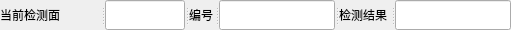
   <widget class="QSplitter" name="splitter_12">
    <property name="geometry">
     <rect>
      <x>810</x>
      <y>10</y>
      <width>511</width>
      <height>31</height>
     </rect>
    </property>
    <property name="orientation">
     <enum>Qt::Horizontal</enum>
    </property>
    <widget class="QSplitter" name="splitter_15">
     <property name="orientation">
      <enum>Qt::Horizontal</enum>
     </property>
     <widget class="QLabel" name="label_2">
      <property name="text">
       <string>当前检测面</string>
      </property>
     </widget>
     <widget class="QLineEdit" name="lineEdit_detec_board">
      <property name="sizePolicy">
       <sizepolicy hsizetype="Fixed" vsizetype="Fixed">
        <horstretch>0</horstretch>
        <verstretch>0</verstretch>
       </sizepolicy>
      </property>
      <property name="maximumSize">
       <size>
        <width>80</width>
        <height>30</height>
       </size>
      </property>
     </widget>
    </widget>
    <widget class="QSplitter" name="splitter_16">
     <property name="orientation">
      <enum>Qt::Horizontal</enum>
     </property>
     <widget class="QLabel" name="label_3">
      <property name="text">
       <string>编号</string>
      </property>
     </widget>
     <widget class="QLineEdit" name="lineEdit_num"/>
    </widget>
    <widget class="QSplitter" name="splitter_17">
     <property name="orientation">
      <enum>Qt::Horizontal</enum>
     </property>
     <widget class="QLabel" name="label_4">
      <property name="text">
       <string>检测结果</string>
      </property>
     </widget>
     <widget class="QLineEdit" name="lineEdit_res"/>
    </widget>
   </widget>
